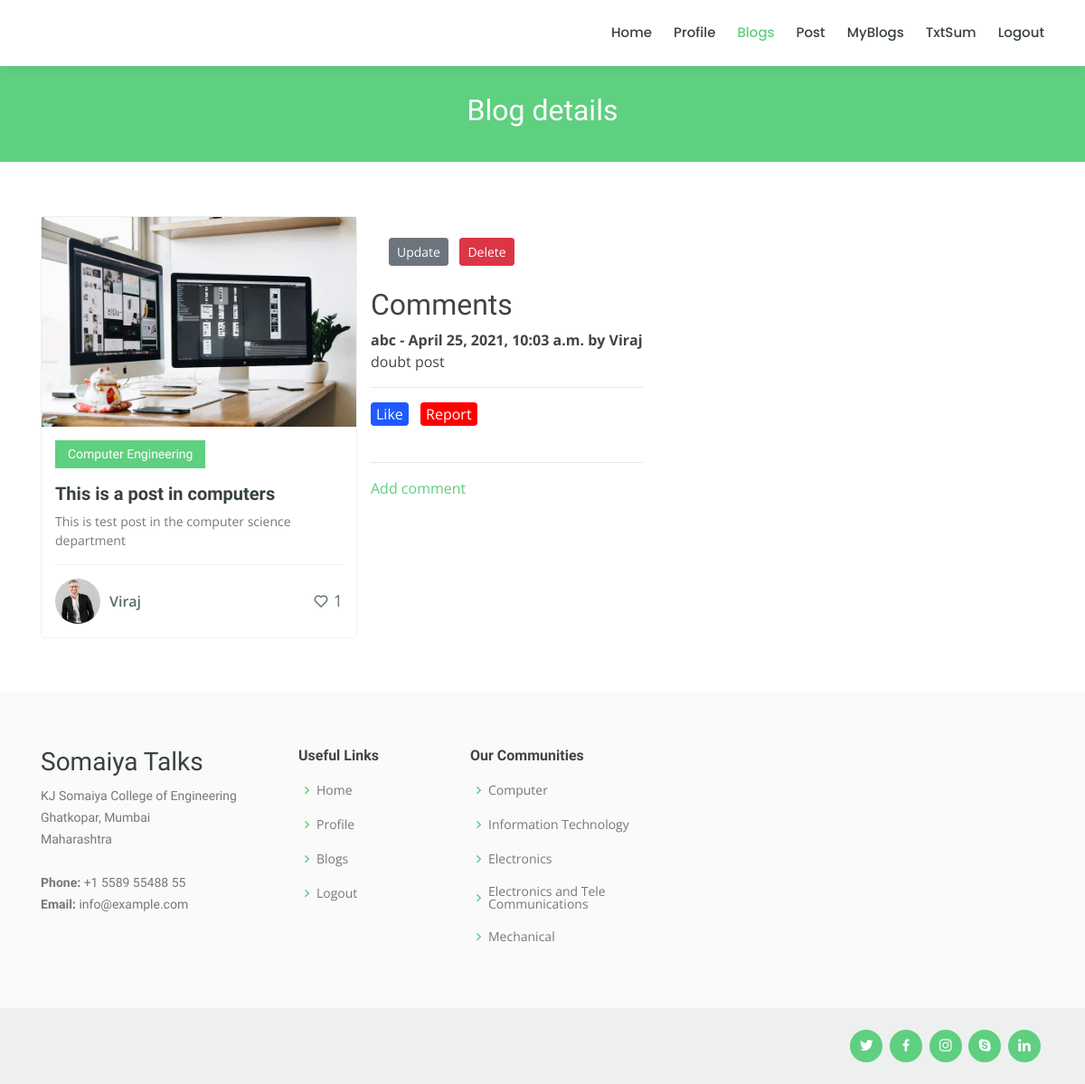
The page /post/12/ (signed in) on the database as committed earlier.
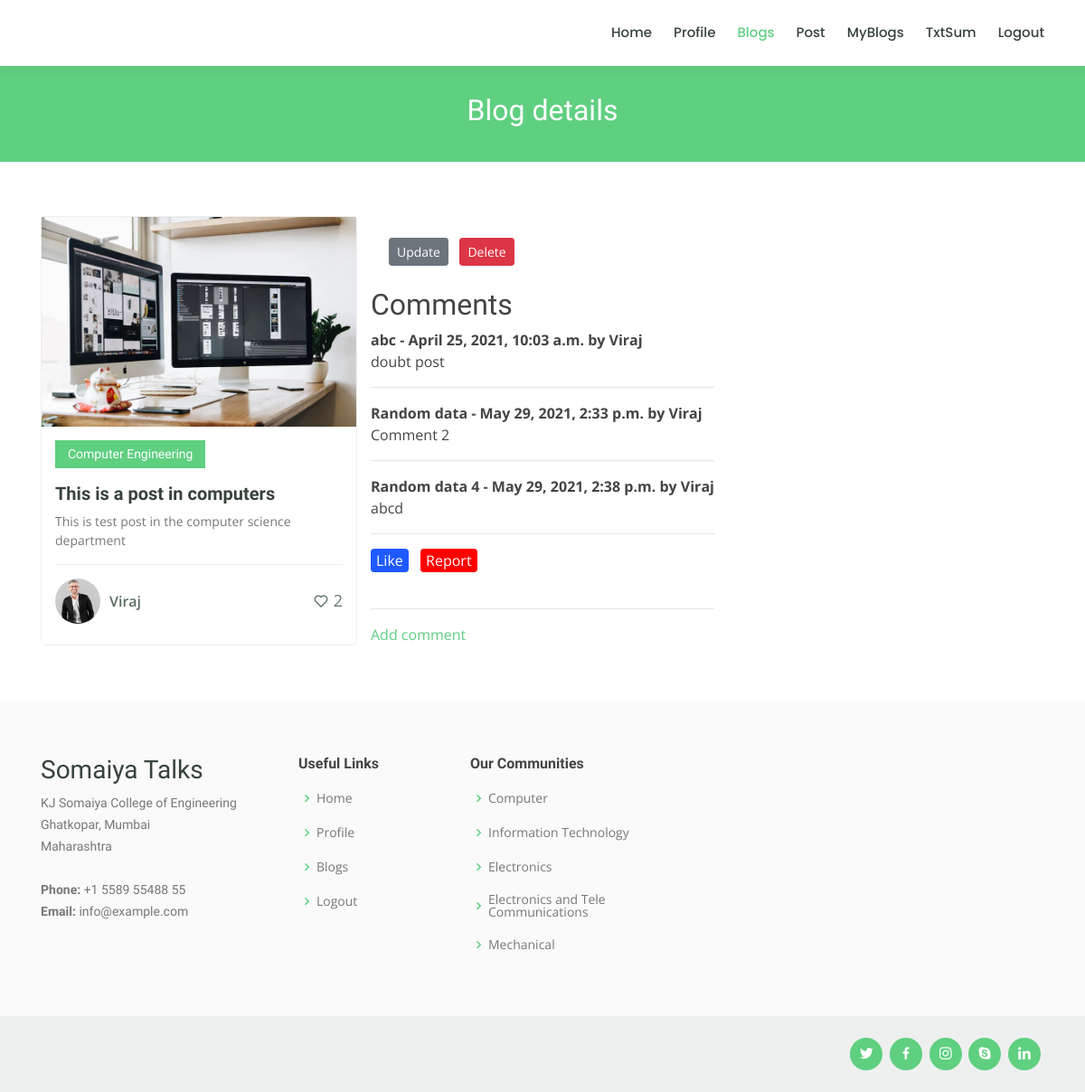
The same page on the database as committed later.
### quoraBlog/models.py (models this page shows, shortened)
class Post(models.Model):
    title = models.CharField(max_length=100)
    content = models.TextField()
    date_posted = models.DateTimeField(default=timezone.now)
    author = models.ForeignKey(User, on_delete=models.CASCADE)
    group = models.ForeignKey(Community, on_delete= models.CASCADE,null=True, blank=True)
    reports = models.ManyToManyField(User, related_name='blog_post')
    likes = models.ManyToManyField(User, related_name='likes')
    User.username = 'Viraj'

class Comment(models.Model):
    post = models.ForeignKey(Post, related_name="comments", on_delete=models.CASCADE)
    name = models.CharField(max_length=255)
    content = models.TextField()
    date_posted = models.DateTimeField(auto_now_add=True)

class Community(models.Model):
    title =  models.CharField(max_length=100,unique=True)
    description = models.TextField(blank=True, default='')
    def __str__(self):
        return self.title

### quoraBlog/views.py (the view)
# urls.py: path('post/<int:pk>/', PostDetailView.as_view(), name='post-detail'),
class PostDetailView(LoginRequiredMixin, DetailView):
    model = Post

### quoraBlog/templates/quoraBlog/post_detail.html (shortened to what the changed rows need)
{% load static %}
<!DOCTYPE html>
<html lang="en">
<head>
  <link href="{% static 'vendor/bootstrap/css/bootstrap.min.css' %}" rel="stylesheet">
  <link href="{% static 'vendor/icofont/icofont.min.css' %}" rel="stylesheet">
  <link href="{% static 'vendor/boxicons/css/boxicons.min.css' %}" rel="stylesheet">
  <link href="{% static 'vendor/owl.carousel/assets/owl.carousel.min.css' %}" rel="stylesheet">
  <link href="{% static 'vendor/animate.css/animate.min.css' %}" rel="stylesheet">
  <link href="{% static 'vendor/aos/aos.css' %}" rel="stylesheet">
  <link href="{% static 'vendor/remixicon/remixicon.css' %}" rel="stylesheet">
  <link rel="stylesheet" type="text/css" href="{% static 'css/blogs.css' %}">
</head>
<body>
  <main id="main" data-aos="fade-in">
    <div class="breadcrumbs">
      <div class="container">
        <h2>Blog details</h2>
      </div>
    </div>
    <section id="courses" class="courses">
      <div class="container" data-aos="fade-up">
        <div class="row" data-aos="zoom-in" data-aos-delay="100">
        <div class="col-lg-4 col-md-6 d-flex align-items-stretch">
          <div class="course-item">
            <div class="course-content">
              <div class="d-flex justify-content-between align-items-center mb-3">
                <h4>{{ post.group }}</h4>
              </div>
              <h3><a href="{% url 'post-detail' post.id %}">{{ post.title }}</a></h3>
              <p>{{ post.content }}</p>
              <div class="trainer d-flex justify-content-between align-items-center">
                <div class="trainer-profile d-flex align-items-center">
                  <img src="{% static 'img/trainer-1.jpg' %}" class="img-fluid" alt="">
                  <span>{{ post.author }}</span>
                </div>
                <div class="trainer-rank d-flex align-items-center">
                  <i class="bx bx-heart"></i>&nbsp;<span> {{ post.likes.count }}</span>
                </div>
              </div>
            </div>
          </div>
        </div>
        <div class="column">
        {% if object.author == user %}
          <div style="padding: 20px;">
            <a class="btn btn-secondary btn-sm mt-1 mb-1"  href="{% url 'post-update' object.id %}">Update</a>&nbsp;&nbsp;
            <a class="btn btn-danger btn-sm mt-1 mb-1" href="{% url 'post-delete' object.id %}">Delete</a>
          </div>
        {% endif %}
        <h2>Comments</h2>
        {% if not post.comments.all %}
          <p>No comments yet</p>
        {% else %}
          {% for comm in post.comments.all %}
            <strong>
            {{ comm.name }} - {{ comm.date_posted }} by {{ user.username}}
            </strong>
            <br/>
            {{ comm.content }}
            <br>
            <hr>
          {% endfor %}
        {% endif %}
        <div class="row" style="margin-left: 0px;">
          <form action="{% url 'like_post' post.pk %}" method="POST">
          </form>&nbsp;&nbsp;
          <form action="{% url 'report_post' post.pk %}" method="POST" style="margin-left: 5px;">
          </form>
        </div>
        <br>
        <hr>
        <a href="{% url 'addComment' post.pk %}">Add comment</a>
      </div>
    </div>
  </main>
</body>
</html>

Rows that differ between the two databases and show on the page:
computed for Post "This is a post in computers": likes.count "1" → "2"
added Comment: name "Random data", date_posted "May 29, 2021, 2:33 p.m.", {{ user.username }} "Viraj", content "Comment 2"
added Comment: name "Random data 4", date_posted "May 29, 2021, 2:38 p.m.", {{ user.username }} "Viraj", content "abcd"
